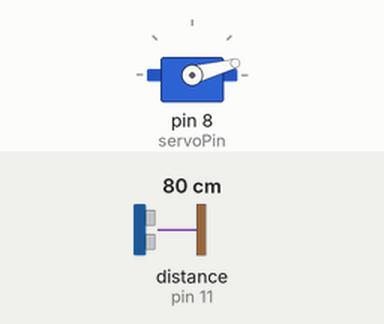
This sketch was run on a simulated Arduino Uno, built with avr-gcc and run on an emulated ATmega328P. Parts: servo. Wiring (inferred from the names in the program): ultrasonic range finder: trigger pin 10; echo pin 11. The test bench sets the inputs (shaded band); at power-on: distance to the obstacle (sensor on pin 11) 80 cm. The echo pulse lasts 58.3 µs per cm; what the sketch prints to the serial monitor is not drawn.

Above: at 0.01 s.
1.3 s: distance to the obstacle (sensor on pin 11) set to 2 cm
At 2.1 s:
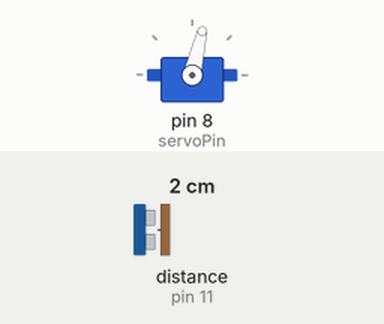
4.3 s: distance to the obstacle (sensor on pin 11) set to 9 cm
At 4.89 s:
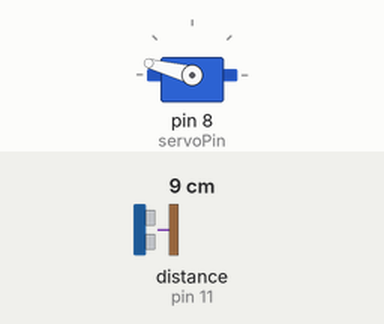
7.3 s: distance to the obstacle (sensor on pin 11) set to 60 cm
10.3 s: distance to the obstacle (sensor on pin 11) set to 4 cm
At 10.9 s:
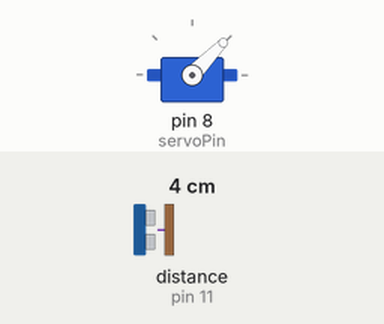
Timing chart, 0 to 14.3 s (numbered marks = the images above; inputs shaded):
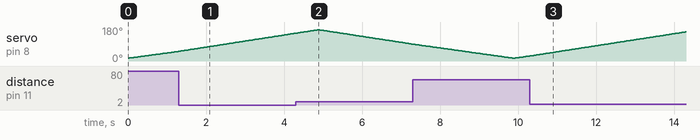

The sketch:

radar.ino
```cpp
#include <Servo.h>

// Pins
const int trigPin = 10;
const int echoPin = 11;
const int servoPin = 8;

// Servo's degree range
const int minDegree = 15;
const int maxDegree = 165;

long duration;
double distance;
Servo myServo;

void setup() {

  pinMode(trigPin, OUTPUT); // Sets the trigPin as an output
  pinMode(echoPin, INPUT); // Sets the echoPin as an input
  myServo.attach(servoPin); // Defines on which pin is the servo motor attached

  Serial.begin(9600); // Initialize Serial communication

}

void loop() {
  // Rotates the servo motor from 15 to 165 degrees
  for(int degree = minDegree; degree <= maxDegree; degree++) {
    moveServo(degree);
  }

  // Repeats the previous lines from 165 to 15 degrees
  for(int degree = maxDegree; degree >= minDegree; degree--) {
    moveServo(degree);
  }

}

void moveServo(int degree) {

  myServo.write(degree);
  delay(30);

  calculateDistance(); // Calls a function for calculating the distance measured by the Ultrasonic sensor for each degree

  printData(degree);

}

void calculateDistance() {

  // The sensor is triggered by a HIGH pulse of 10 or more microseconds.
  // Give a short LOW pulse beforehand to ensure a clean HIGH pulse:
  digitalWrite(trigPin, LOW);
  delayMicroseconds(2);

  // Sets the trigPin on HIGH state for 10 micro seconds
  digitalWrite(trigPin, HIGH);
  delayMicroseconds(10);
  digitalWrite(trigPin, LOW);

  // Read the signal from the sensor: a HIGH pulse whose
  // duration is the time (in microseconds) from the sending
  // of the ping to the reception of its echo off of an object.
  // Reads the echoPin, returns the sound wave travel time in microseconds
  duration = pulseIn(echoPin, HIGH);

  distance = microsecondsToCentimeters(duration);

}

double microsecondsToCentimeters(long microseconds) {

  // The speed of sound is 340 m/s or 29 microseconds per centimeter.
  // The ping travels out and back, so to find the distance of the
  // object we take half of the distance travelled.

  // Based on our testing measurements, a correction should be made
  // by multiplying by the constant (3/4)

  return (microseconds / 29.0 / 2.0) * (3.0 / 4.0);

}

void printData(int degree) {

  Serial.print(degree);
  Serial.print(",");
  Serial.print(distance);
  Serial.print("-");

}
```
